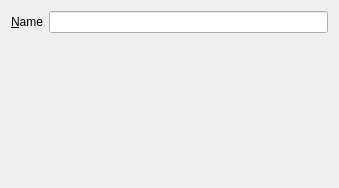
<?xml version="1.0" encoding="UTF-8"?>
<ui version="4.0">
 <class>sf::ObjectPropertyPage</class>
 <widget class="sf::PropertyPage" name="sf::ObjectPropertyPage">
  <property name="geometry">
   <rect>
    <x>0</x>
    <y>0</y>
    <width>339</width>
    <height>188</height>
   </rect>
  </property>
  <property name="windowTitle">
   <string>ObjectPropertyPage</string>
  </property>
  <layout class="QFormLayout" name="formLayout">
   <item row="0" column="0">
    <widget class="QLabel" name="lblObjectName">
     <property name="text">
      <string>&amp;Name</string>
     </property>
     <property name="buddy">
      <cstring>leObjectName</cstring>
     </property>
    </widget>
   </item>
   <item row="0" column="1">
    <widget class="QLineEdit" name="leObjectName"/>
   </item>
  </layout>
 </widget>
 <customwidgets>
  <customwidget>
   <class>sf::PropertyPage</class>
   <extends>QWidget</extends>
   <header>misc/qt/PropertyPage.h</header>
   <container>1</container>
  </customwidget>
 </customwidgets>
 <resources/>
 <connections/>
</ui>
